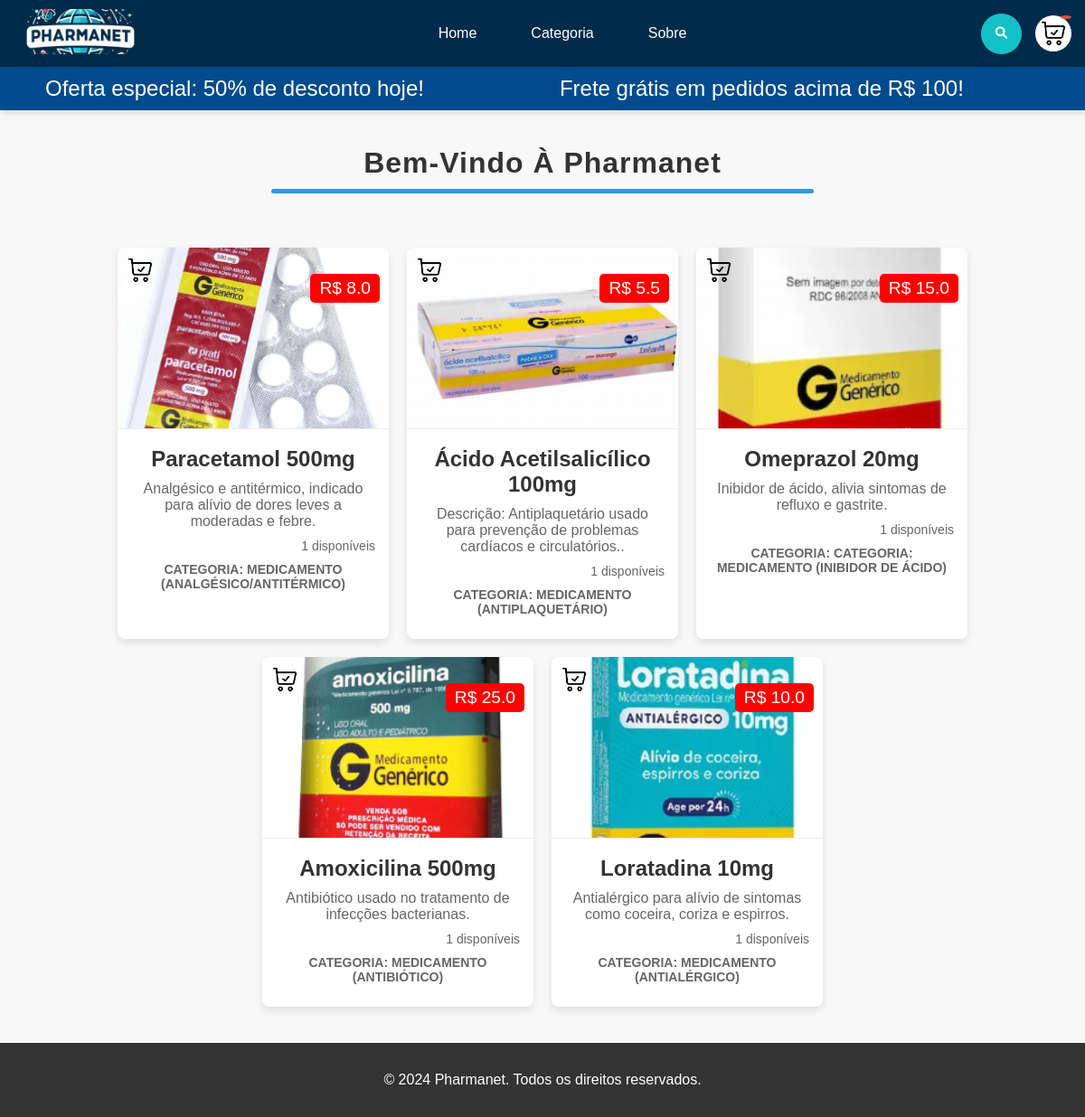
Before: / with the older database file.
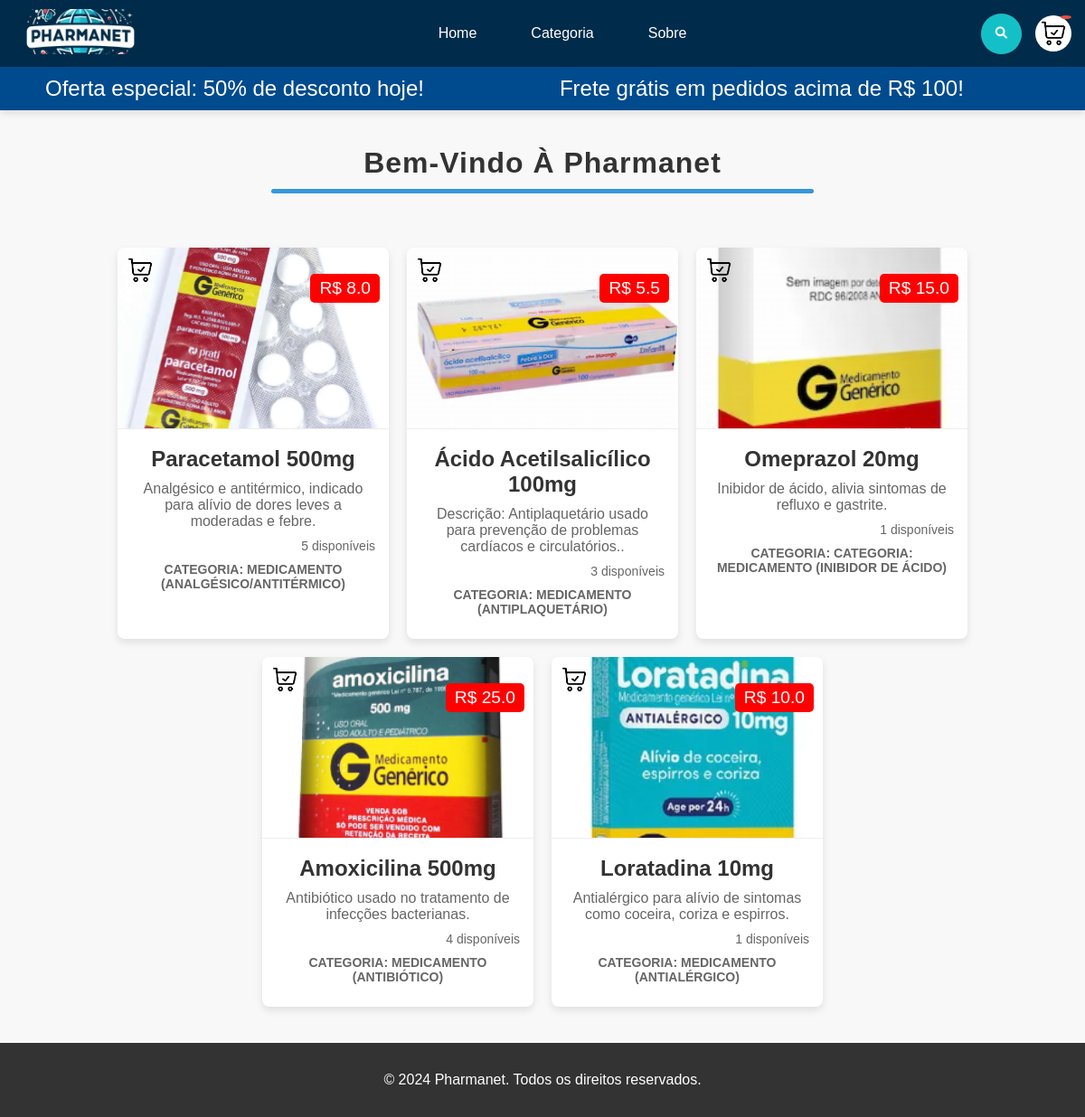
After: the same page with the newer database file.
### produtos/models.py (models this page shows, shortened)
class Produto(models.Model):
    nome = models.CharField(max_length=100)
    descricao = models.TextField()
    preco = models.FloatField()
    imagem = models.ImageField(upload_to='produtos/')
    carrinho = models.ForeignKey(Carrinho, on_delete=models.CASCADE, null=True, related_name='itens')
    quantidade = models.IntegerField(default=0)
    categoria = models.ForeignKey(Categoria, on_delete=models.CASCADE, null=True)

class Categoria(models.Model):
    nome = models.CharField(max_length=100)
    descricao = models.TextField(blank=True)
    def __str__(self):
        return self.nome

### produtos/views.py (the view)
# urls.py: path('', views.lista_produtos, name='lista_produtos'),
def lista_produtos(request):
    categorias = Categoria.objects.all()
    if request.GET.get('categoria'):
        produtos = Produto.objects.filter(categoria=Categoria.objects.get(nome__iexact=request.GET['categoria']))
    else:
        produtos = Produto.objects.all()
    return render(request, 'produtos/lista_produtos.html', {'produtos': produtos, 'categorias': categorias})

### produtos/templates/produtos/lista_produtos.html (shortened to what this page needs)
{% extends 'produtos/base.html' %}
{% load static %}
{% block content %}
<h1>Bem-vindo à Pharmanet</h1>
    <div class="products-container">
        {% for produto in produtos %}
            <div class="product-card">
                <div class="image-container">
                    <a href="{% url 'adicionar_carrinho' produto_id=produto.id %}">
                        <img src="{% static 'images/cart-icon.png' %}" class="cart-icon-produtos" alt="Carrinho">
                    </a>
                    <img class="product-image" src="{{ produto.imagem.url }}" alt="{{ produto.nome }}">
                    <p class="price">R$ {{ produto.preco }}</p>
                </div>
                <div class="product-info">
                    <h2>{{ produto.nome }}</h2>
                    <p>{{ produto.descricao }}</p>
                    <div class="buy-container">
                        <span class="quantity">{{ produto.quantidade }} disponíveis</span>
                    </div>
                    <p class="category">Categoria: {{ produto.categoria }}</p>
                </div>
            </div>
        {% endfor %}
    </div>
{% endblock %}

### produtos/templates/produtos/base.html (shortened to what this page needs)
<!DOCTYPE html>
<html lang="pt-br">
<head>
    {% load static %}
    <link rel="stylesheet" href="https://cdnjs.cloudflare.com/ajax/libs/font-awesome/6.0.0-beta3/css/all.min.css">
</head>
<body>
    <header>
        <div class="header-left">
            <div class="logo">
                <a href="/"><img src="{% static 'images/logo.jpeg' %}" alt="Logo"></a>
            </div>
        </div>
        <div class="nav-center">
            <nav>
                <a href="/">Home</a>
                <div class="dropdown">
                    <a href="#" class="dropdown-toggle">Categoria</a>
                </div>
                <a href="{% url 'sobre' %}">Sobre</a>
            </nav>
        </div>
        <div class="box-busca">
            <div class="search-box">
                <form method="get" action="{% url 'pesquisa' %}">
                    <button class="search-box-button"><i class="search-box-icone fas fa-search"></i></button>
                </form>
            </div>
        </div>
        <a class="cart-icon" href="{% url 'carrinho' %}">
            <img src="{% static 'images/cart-icon.png' %}" alt="Carrinho">
            <span class="cart-badge">{{numeros_de_itens}}</span>
        </a>
    </header>
    <div class="ticker-container">
        <div class="ticker">
            <div class="ticker-item">Oferta especial: 50% de desconto hoje!</div>
            <div class="ticker-item">Frete grátis em pedidos acima de R$ 100!</div>
            <div class="ticker-item">Cadastre-se para receber 10% na primeira compra!</div>
        </div>
    </div>
    <main>
        {% block content %}{% endblock %}
    </main>
    <footer>
        <p>&copy; 2024 Pharmanet. Todos os direitos reservados.</p>
    </footer>
</body>
</html>

### produtos/templates/produtos/base.html (style rules this page uses)
body { font-family: 'Arial', sans-serif; background-color: #f4f4f4; margin: 0; padding: 0; color: #333; }
header { background-color: rgba(0, 43, 74, 1); color: #fff; padding: 10px 20px; display: flex; align-items: center; justify-content: space-between; box-shadow: 0 4px 8px rgba(0, 0, 0, 0.1); position: relative; }
.header-left { display: flex; align-items: center; gap: 20px; }
.logo img { max-height: 50px; }
.nav-center { flex: 1; display: flex; justify-content: center; }
nav { display: flex; align-items: center; gap: 20px; }
nav a { color: #fff; text-decoration: none; padding: 10px 20px; font-size: 16px; font-weight: 500; transition: color 0.3s, background-color 0.3s; }
.dropdown { position: relative; display: inline-block; }
.dropdown-toggle { color: #fff; text-decoration: none; padding: 10px 20px; font-size: 16px; font-weight: 500; transition: color 0.3s, background-color 0.3s; }
.box-busca { display: flex; align-items: center; justify-content: center; }
.search-box form { display: flex; border-radius: 50px; background-color: #4c4c4c; height: 45px; }
.search-box-button { display: flex; border-radius: 50%; width: 45px; height: 45px; background-color: #14c0c7; border: none; cursor: pointer; transition: .3s; }
.search-box-icone { margin: auto; color: #fff; }
.cart-icon { display: flex; align-items: center; justify-content: center; position: relative; margin-left: 20px; }
.cart-icon img { max-height: 30px; position: relative; z-index: 1; }
.cart-badge { background-color: #e74c3c; color: #fff; border-radius: 50%; padding: 2px 6px; font-size: 12px; font-weight: bold; display: flex; align-items: center; justify-content: center; position: absolute; top: -5px; right: -5px; }
h1 { font-size: 2em; color: #333; text-align: center; margin: 40px 0; font-weight: 600; text-transform: capitalize; letter-spacing: 1px; position: relative; }
h1::after { content: ""; display: block; width: 50%; height: 5px; background-color: #3498db; margin: 10px auto; border-radius: 10px; }
.ticker-container { background-color: #004b8d; color: #fff; padding: 10px 0; overflow: hidden; position: relative; width: 100%; box-shadow: 0 4px 8px rgba(0, 0, 0, 0.1); }
.ticker { display: flex; white-space: nowrap; animation: ticker 15s linear infinite; gap: 50px; }
.ticker-item { display: inline-block; padding: 0 50px; font-size: 1.5em; }
footer { background-color: #333; color: white; text-align: center; padding: 1rem; margin-top: 20px; }

### produtos/templates/produtos/lista_produtos.html (style rules this page uses)
body { font-family: 'Arial', sans-serif; background-color: #f8f8f8; margin: 0; padding: 0; color: #333; }
.products-container { display: flex; flex-wrap: wrap; gap: 20px; justify-content: center; padding: 20px; }
.product-card { background-color: #fff; border-radius: 8px; box-shadow: 0 4px 8px rgba(0, 0, 0, 0.1); overflow: hidden; max-width: 300px; width: 100%; transition: transform 0.3s, box-shadow 0.3s; text-align: center; }
.image-container { position: relative; }
.cart-icon-produtos { position: absolute; top: 10px; left: 10px; width: 30px; height: 30px; cursor: pointer; }
.product-image { width: 100%; height: 200px; object-fit: cover; border-bottom: 1px solid #eee; }
.price { position: absolute; top: 10px; right: 10px; background-color: red; color: #fff; padding: 5px 10px; font-size: 1.2em; border-radius: 5px; }
.buy-container { display: flex; align-items: center; justify-content: space-between; margin-top: 10px; }
.product-info { padding: 15px; }
.product-info h2 { margin: 0; font-size: 1.5em; color: #333; }
.product-info p { margin: 10px 0; color: #666; }
.quantity { font-size: 14px; color: #666; }
.category { font-size: 14px; color: #3498db; margin-top: 10px; text-transform: uppercase; font-weight: 600; }

Changed rows visible on the page:
changed Produto "Paracetamol 500mg": quantidade "1" → "5"
changed Produto "Ácido Acetilsalicílico 100mg": quantidade "1" → "3"
changed Produto "Amoxicilina 500mg": quantidade "1" → "4"
